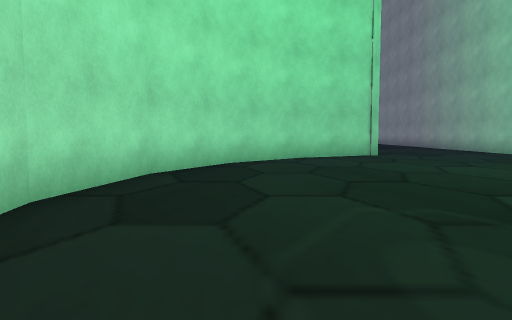
[1] (above)

18 first-person views from a walk through a Unity game level. The camera is 1.2 m above the floor, tilts 4° down and sees 70° across. The floor is counted in squares, 2 m on a side. Each view is taken from the middle of a square. On the plan, view 1 faces up. The plan holds only what a view shows up to about 10 squares ahead; the rest is blank. The place goes on beyond the plan. The player character is not drawn. Some animated figures are left out. Some surface patterns are stand-ins.

[2]
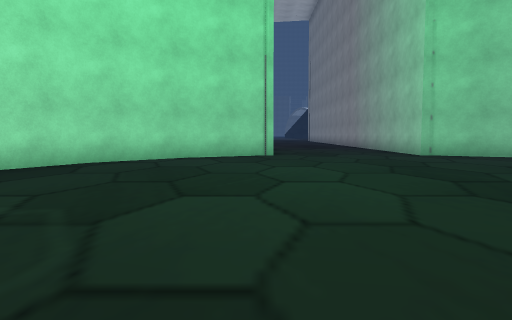

[3]
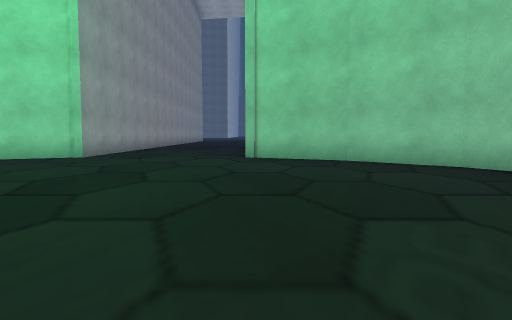

[4]
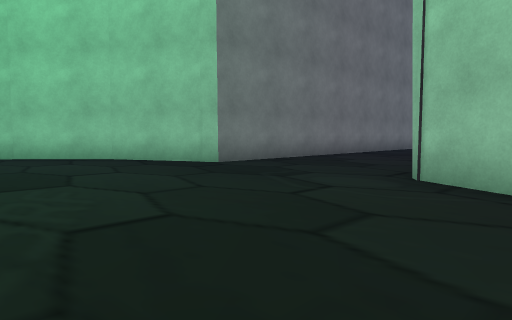

[5]
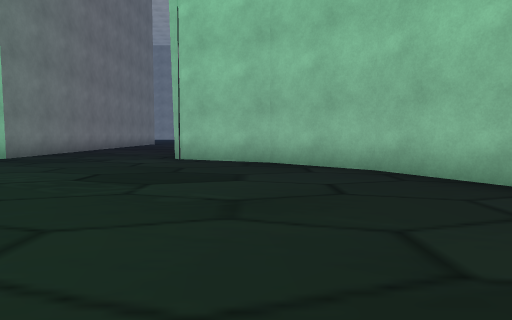

[6]
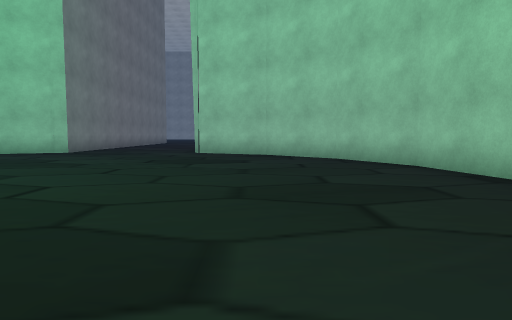

[7]
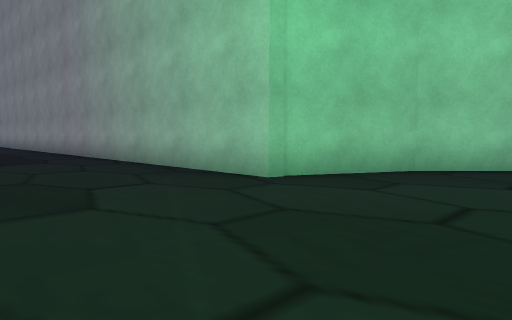

[8]
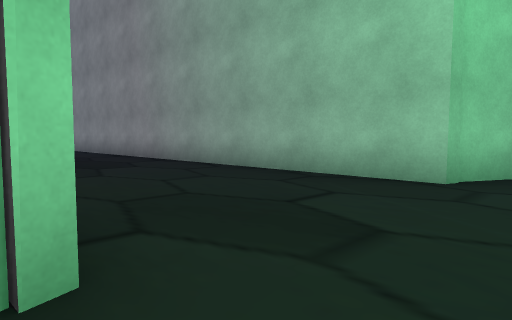

[9]
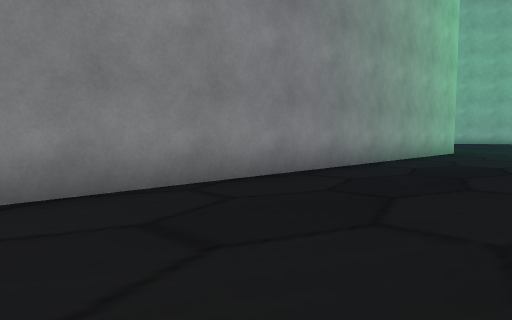

[10]
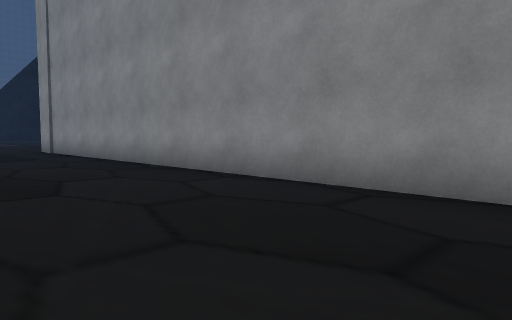

[11]
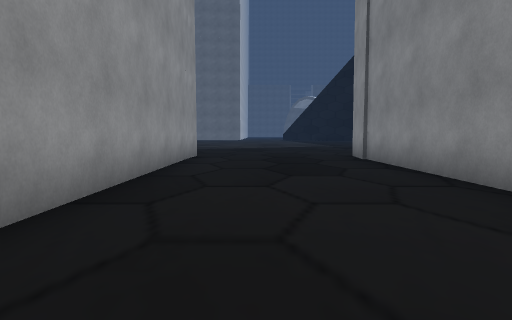

[12]
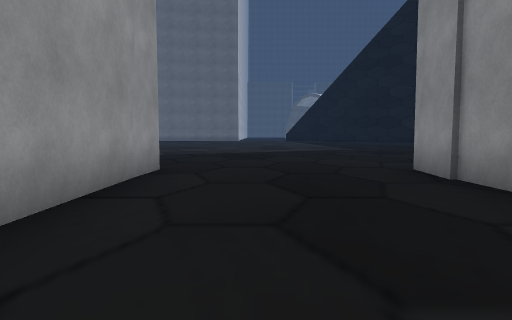

[13]
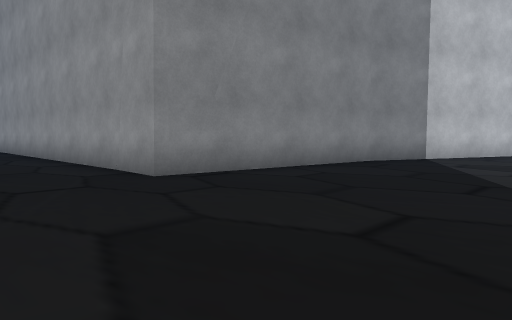

[14]
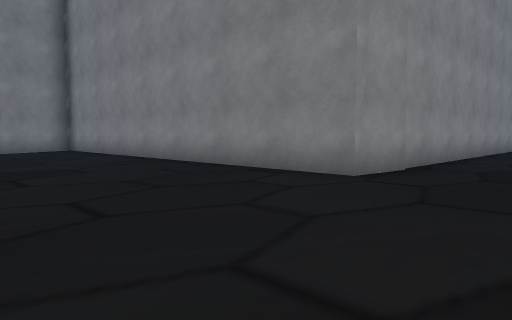

[15]
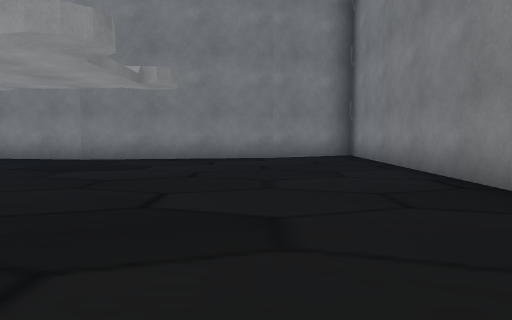

[16]
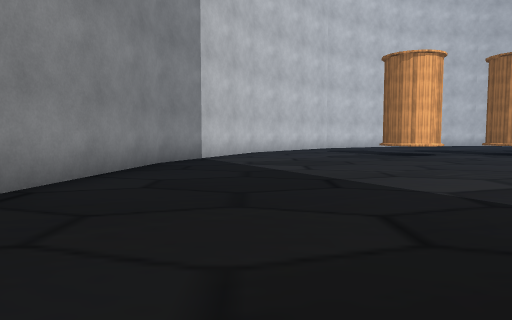

[17]
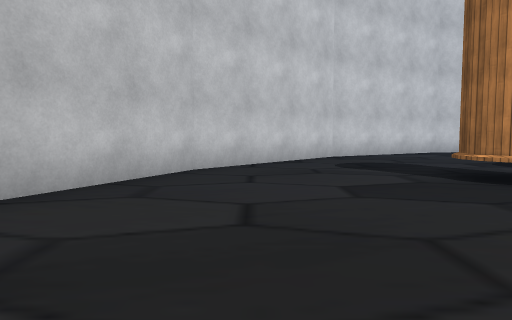

[18]
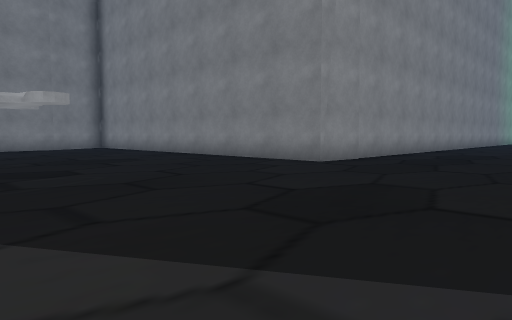

### Floor plan
Points are (right, up) in squares from view 1. A wall is a line through its corners. A room is listed if a view was taken in it or the views show most of it. See-through windows are left out.
Room 1 (views 1, 2, 3, 4, 5, 6, 7, 8, 9, 10, 11, 12, 13, 14, 15, 16, 17, 18)
walls: (3.5, 11.1) (3.5, 10.6) (1.1, 9.4) (-0.5, 7.7) (-1.6, 5.6) (-2, 3.2) (-1.9, 2.7); (7.6, 31.7) (7.7, 33.3) (19, 33.3); (16.1, 5.2) (13.1, 5.2) (11.8, 7.7) (10.1, 9.4) (7.7, 10.6) (7.7, 33.3); (19.1, 34.2) (18.4, 35.6) (17.7, 40.1) (17.8, 40.6); (-6.3, 36) (-1.7, 34) (3.3, 33.3) (3.4, 25.3); (5.8, -4.4) (8, -4.1) (10.1, -3) (11.8, -1.3) (12.9, 0.9); (-9.9, 39.1) (-6.2, 35.9)
objects: other object (-5, 40) to (-4, 40)

Positions as (right, up) in squares from view 1, and headings:
1: (0, 0), facing up
2: (3, 0), facing up
3: (8, 1), facing up
4: (8, -1), facing up-right
5: (4, -1), facing right
6: (1, -1), facing right
7: (4, 7), facing up-right
8: (3, 9), facing up-right
9: (4, 23), facing down-right
10: (4, 19), facing up-right
11: (5, 23), facing up
12: (5, 27), facing up
13: (6, 38), facing down-left
14: (5, 38), facing down-right
15: (9, 36), facing right
16: (6, 36), facing left
17: (0, 37), facing left
18: (3, 40), facing down-right
